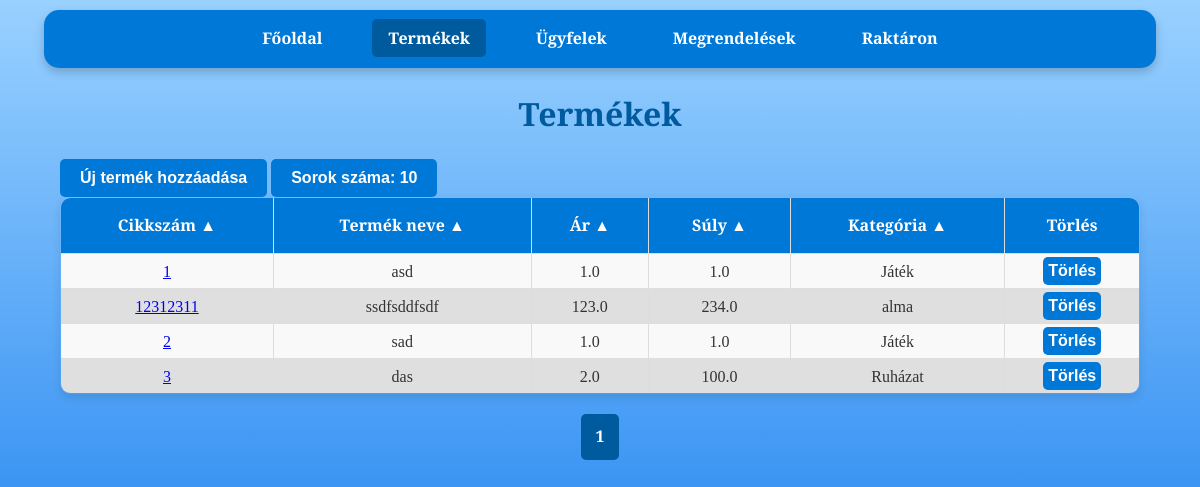
The page /products on the database as committed earlier.
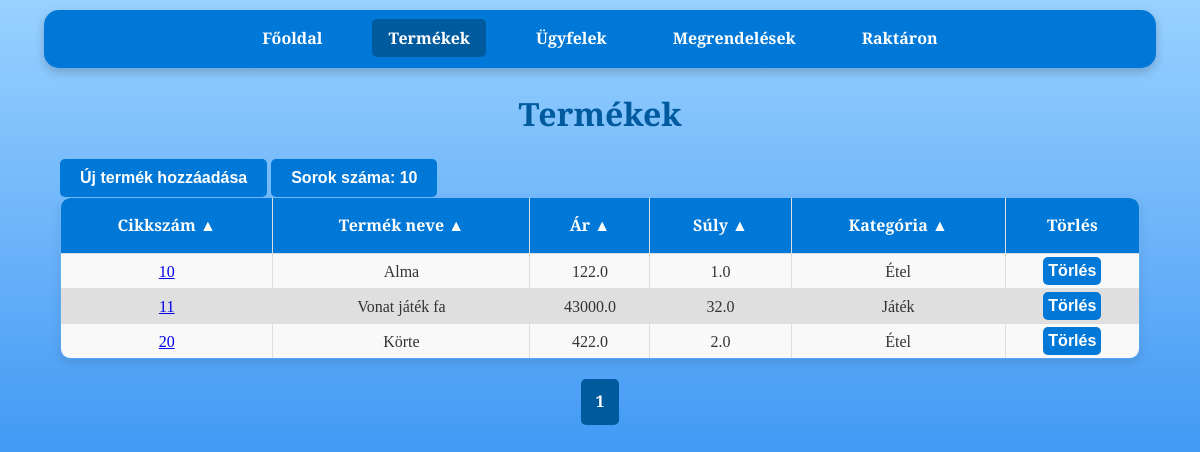
The same page on the database as committed later.
### tables this page shows
CREATE TABLE products (
                    id INTEGER PRIMARY KEY,
                    cikkszam TEXT UNIQUE,
                    egyseg_vonalkod INTEGER ,
                    gyujto_vonalkod INTEGER ,
                    nev TEXT,
                    ar REAL,
                    suly REAL,
                    kategoria TEXT);

### raktar_program-master/app.py (the view)
@app.route('/products')
def products():
    per_page = int(request.args.get('per_page', 10))  # Egy oldalon megjelenő elemek száma
    page = int(request.args.get('page', 1))  # Az aktuális oldal lekérése (alapértelmezett: 1)
    offset = (page - 1) * per_page  # Az eltolás számítása
    order_by = str(request.args.get('order_by', 'cikkszam'))
    desc = request.args.get('desc', 'false').lower() in ('true', '1')
    valid_columns = {'cikkszam', 'nev', 'ar', 'suly', 'kategoria'}
    if order_by not in valid_columns:
        raise ValueError("Invalid column name for ordering.") #Elkerüljük az SQL injection-t
    if desc:
        descending = 'DESC'
    if not desc:
        descending = ''
    conn = get_db_connection()
    products = conn.execute(
        f'SELECT * FROM products ORDER BY {order_by} {descending} LIMIT ? OFFSET ?', (per_page, offset)
    ).fetchall()
    total_products = conn.execute('SELECT COUNT(*) FROM products').fetchone()[0]
    conn.close()
    total_pages = (total_products + per_page - 1) // per_page  # Összes oldal száma
    start_page = max(1, page - 2)  # Az aktuális oldalhoz képest 2-vel hátrébb
    end_page = min(total_pages, page + 2)  # Az aktuális oldalhoz képest 2-vel előrébb
    query_params = {
        'page': page,
        'per_page': per_page,
        'order_by': order_by,
        'desc': desc
    }
    columns = [
        {"name": "cikkszam", "label": "Cikkszám"},
        {"name": "nev", "label": "Termék neve"},
        {"name": "ar", "label": "Ár"},
        {"name": "suly", "label": "Súly"},
        {"name": "kategoria", "label": "Kategória"}
    ]
    return render_template(
        'products.html',
        products=products,
        page=page,
        order_by=order_by,
        desc=desc,
        total_pages=total_pages,
        start_page=start_page,
        end_page=end_page,
        query_params=query_params,
        columns=columns
    )

### raktar_program-master/app.py (called while the page is built)
def get_db_connection():
    conn = sqlite3.connect('database.db')
    conn.row_factory = sqlite3.Row
    return conn

### raktar_program-master/templates/products.html (shortened to what this page needs)
<!DOCTYPE html>
<html lang="hu">
<head>
    <link rel="stylesheet" href="{{ url_for('static', filename='css/style.css') }}">
</head>
<body>
    <nav>
        <a href="{{ url_for('index') }}">Főoldal</a>
        <a class="disabled">Termékek</a>
        <a href="{{ url_for('customers') }}">Ügyfelek</a>
        <a href="{{ url_for('orders') }}">Megrendelések</a>
        <a href="{{ url_for('stock') }}">Raktáron</a>
    </nav>
    <h1>Termékek</h1>
    <div class="container">
        <a href="{{ url_for('add_product') }}" class="button-wrapper">
            <button>Új termék hozzáadása</button>
        </a>
        <div class="dropdown">
            <button class="dropbtn">Sorok száma: {{ query_params['per_page'] }}</button>
        </div>
        <table>
            <thead>
                <tr>
                    {% for column in columns %}
                    <th>
                        <a href="{{ url_for('products', **dict(query_params, order_by=column.name, desc=0 if query_params['order_by'] == column.name and query_params['desc'] else 1)) }}">
                            {{ column.label }} {{ '▼' if query_params['order_by'] == column.name and query_params['desc'] else '▲' }}
                        </a>
                    </th>
                    {% endfor %}
                    <th>Törlés</th>
                </tr>
            </thead>
            <tbody>
                {% for product in products %}
                <tr>
                    <td>
                        <a href="{{ url_for('product_details', cikkszam=product.cikkszam) }}">
                            {{ product.cikkszam }}
                        </a>
                    </td>
                    <td>
                        {{ product.nev }}
                    </td>
                    <td>{{ product.ar }}</td>
                    <td>{{ product.suly }}</td>
                    <td>{{ product.kategoria }}</td>
                    <td>
                        <form action="{{ url_for('delete_product', product_id=product.id) }}" method="post" >
                            <button type="submit">Törlés</button>
                        </form>
                    </td>
                </tr>
                {% endfor %}
            </tbody>
        </table>
    </div>
    <div class="pagination">
        {% for p in range(start_page, end_page + 1) %}
        <a href="{{ url_for('products', **dict(query_params, page=p)) }}" class="{% if p == page %}active{% endif %}">{{ p }}</a>
        {% endfor %}
    </div>
</body>
</html>

### raktar_program-master/static/css/style.css (style rules this page uses)
body { font-family: 'Merriweather', serif; margin: 0; padding: 0; background: linear-gradient(to bottom, #99d1ff, #006eec); background-attachment: fixed; background-size: cover; color: #333; line-height: 1.6; }
body::before { content: ''; position: fixed; top: 0; left: 0; width: 100%; height: 100%; background-image: url('https://www.transparenttextures.com/patterns/cubes.png'); opacity: 0.4; z-index: -1; pointer-events: none; }
nav { background-color: #0078D7; color: #fff; padding: 1rem; margin: 10px auto; width: 90%; max-width: 1200px; border-radius: 15px; box-shadow: 0 4px 10px rgba(0, 0, 0, 0.2); text-align: center; }
nav a { color: white; text-decoration: none; margin: 0 15px; font-weight: bold; padding: 0.5rem 1rem; border-radius: 5px; transition: background-color 0.3s ease; }
nav a.disabled { background-color: #005a9e; }
h1 { text-align: center; margin: 20px 0; color: #005a9e; font-weight: 700; }
form { width: 90%; max-width: 600px; margin: 20px auto; background: white; padding: 20px; border-radius: 10px; box-shadow: 0 4px 10px rgba(0, 0, 0, 0.1); }
a.button-wrapper { display: inline-block; }
button { background-color: #0078D7; color: white; border: none; padding: 10px 20px; border-radius: 5px; font-weight: bold; cursor: pointer; font-size: 1rem; transition: background-color 0.3s ease; text-decoration: none; }
.container { width: 90%; margin: 20px auto; }
table { width: 100%; border-collapse: collapse; border-radius: 10px; overflow: hidden; box-shadow: 0 4px 10px rgba(0, 0, 0, 0.1); }
table, th, td { border: 1px solid #ddd; }
th { background-color: #0078D7; color: white; font-weight: bold; padding: 15px; }
th a { color: white; text-decoration: none; }
td { padding: 3px 10px; text-align: center; }
tr:nth-child(even) { background-color: #dfdfdf }
tr:nth-child(odd) { background-color: #f9f9f9 }
td form { width: 100%; margin: 0 0; background: transparent; text-align: center; padding: 0; border-radius: 10px; box-shadow: none; }
td form button { background-color: #0078D7; color: white; border: none; padding: 5px 5px; border-radius: 5px; font-weight: bold; cursor: pointer; font-size: 1rem; transition: background-color 0.3s ease; text-decoration: none; }
.pagination { display: flex; justify-content: center; align-items: center; margin: 20px 0; list-style-type: none; padding: 0; }
.pagination a { display: inline-block; padding: 10px 15px; text-decoration: none; background-color: #0078D7; color: white; font-weight: bold; border-radius: 5px; transition: background-color 0.3s ease; font-size: 1rem; }
.pagination a.active { background-color: #005a9e; cursor: default; }
.dropbtn { background-color: #0078D7; color: white; padding: 10px 20px; font-size: 16px; font-weight: bold; border: none; border-radius: 5px; cursor: pointer; transition: background-color 0.3s ease, box-shadow 0.3s ease; }
.dropdown { position: relative; display: inline-block; }

Rows that differ between the two databases and show on the page:
removed products: cikkszam "1", nev "asd", ar "1.0", suly "1.0", kategoria "Játék"
removed products: cikkszam "12312311", nev "ssdfsddfsdf", ar "123.0", suly "234.0", kategoria "alma"
removed products: cikkszam "3", nev "das", ar "2.0", suly "100.0", kategoria "Ruházat"
added products: cikkszam "10", nev "Alma", ar "122.0", suly "1.0", kategoria "Étel"
changed products "Játék": cikkszam "2" → "11"; nev "sad" → "Vonat játék fa"; ar "1.0" → "43000.0"; suly "1.0" → "32.0"
added products: cikkszam "20", nev "Körte", ar "422.0", suly "2.0", kategoria "Étel"
